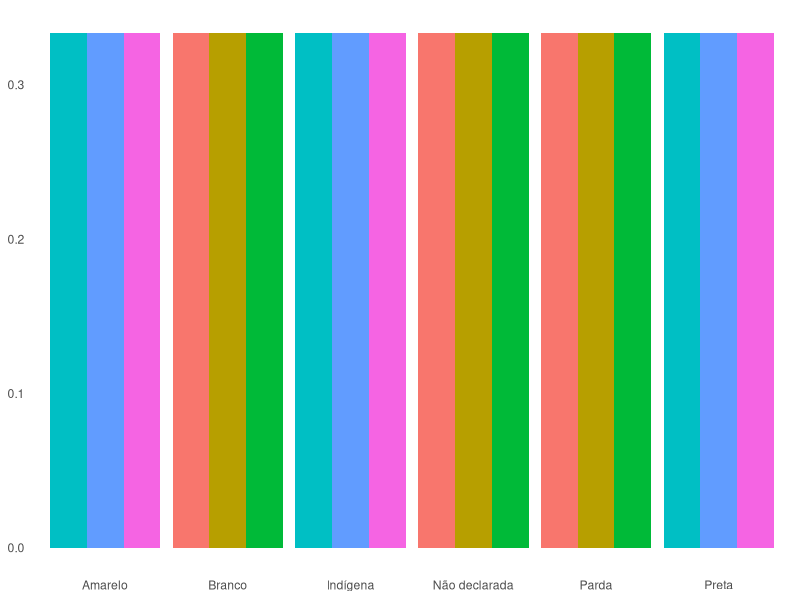

Here is the R script that generated this plot:
# Gera um gráfico que mostra a dsitribuição de uma determinada variável para diferentes grupos 



library(ggplot2)

cor <- c(rep("Amarelo", 3) ,
            rep("Branco" , 3), 
            rep("Indígena", 3),
            rep("Parda", 3),
            rep("Preta", 3),
            rep("Não declarada",3)
            )
  condition <- rep(c("F" , "E" , "D", "C", "B", "A"), 3)
# value <- abs(rnorm(12 , 0 , 15))
data <- data.frame(cor,condition)

# Grouped
ggplot(data, aes(fill=as.factor(condition), y=condition, x=cor)) + 
    geom_bar(aes(y = ..prop.., group = condition), position = "dodge") +
    theme(
    legend.position = "none",  
    panel.background = element_blank(),
    axis.title = element_blank(),
    legend.title = element_blank(),
    axis.ticks.y = element_blank(),
    axis.ticks.x = element_blank()
    )

  
